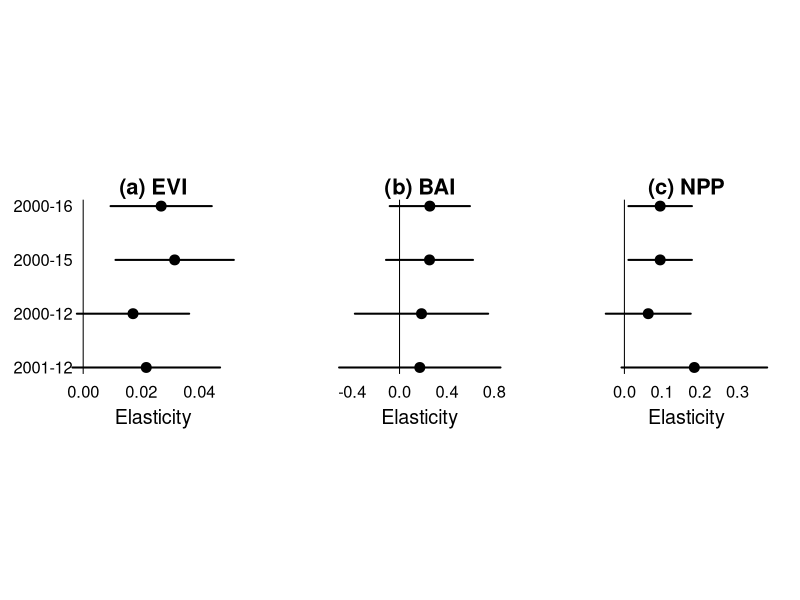

R code for this plot:
# date created 2019.11.27
# last update  2019.11.27
beta<-c(0.00586, 0.00688,0.00374,0.00474, 
        7.77362, 7.67168, 5.66575, 5.22723,
        476.58792, 476.58792, 326.24699, 933.68188)
beta.se<-c(0.00194,0.00227,0.00215,0.00283,
           5.24677, 5.67591, 8.76125, 10.61321,
           215.78907, 215.78907, 296.50516, 496.01441)

y.avg<-c(0.2181785, 0.2183618,0.2179097,0.2181904,
         30.37524, 30.29832, 30.51675,30.5291,
         5020.411, 5020.411, 5156.953, 5030.829)
refugees.avg<-c(1682.348, 1570.455, 1277.712, 1284.611,
                1682.348, 1570.455, 1277.712, 1284.611,
                1768.938, 1768.938, 1531.458, 1538.185)


elasticity <- (beta/y.avg) * ((refugees.avg)/sqrt(refugees.avg^2+1)) 
elasticity.lwr<-((beta-1.96*beta.se)/y.avg) * 
  ((refugees.avg)/sqrt(refugees.avg^2+1)) 

elasticity.upr<-((beta+1.96*beta.se)/y.avg) *
  ((refugees.avg)/sqrt(refugees.avg^2+1)) 

# PLOT
par(mar=c(4,5,2,2), mfrow = c(1,3), las=1, bty='n', pty='s', 
    cex.main=2, cex.lab=1.8, cex.axis=1.5)

#
plot(elasticity[4:1], 1:4,
     xlim=c(min(elasticity.lwr[1:4]), max(elasticity.upr[1:4])), axes=F, 
     xlab="Elasticity", ylab="", main = "(a) EVI", pch=19, cex=2)
segments(elasticity.lwr[4:1], 1:4, elasticity.upr[4:1], 1:4,lwd=2)
axis(1, tick=F)
axis(2, tick=F, at=1:4, line =-1.5,
     label=rev(c("2000-16", "2000-15", "2000-12", "2001-12")))
abline(v=0)

#
plot(elasticity[8:5], 1:4,
     xlim=c(min(elasticity.lwr[5:8]), max(elasticity.upr[5:8])), axes=F, 
     xlab="Elasticity", ylab ="" ,main="(b) BAI", pch=19, cex=2)
segments(elasticity.lwr[8:5], 1:4, elasticity.upr[8:5], 1:4, lwd=2)
axis(1, tick=F)
abline(v=0)

#
plot(elasticity[12:9], 1:4,
     xlim=c(min(elasticity.lwr[9:12]), max(elasticity.upr[9:12])), axes=F, 
     xlab="Elasticity", ylab ="" ,main="(c) NPP", pch=19, cex=2)
segments(elasticity.lwr[12:9], 1:4, elasticity.upr[12:9], 1:4, lwd=2)
axis(1, tick=F)
abline(v=0)

## FIN